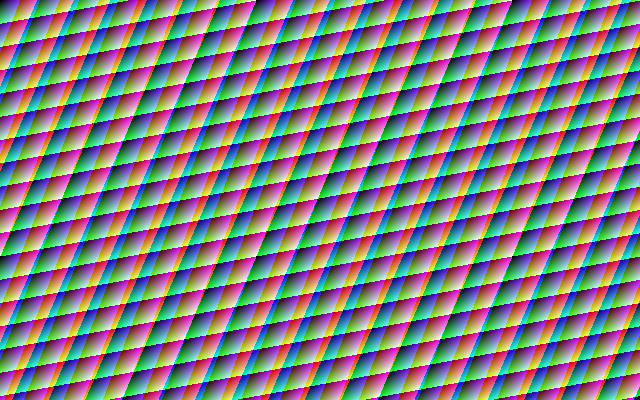
#> input picture ml/uploads/job10_test_image.png, 640 x 400 px
$ python -i image_analysis.py   (imports and definitions only)   (older library calls are emulated)
#> lines starting #> are read from the running program, lines starting #| are printed output that depends on the picture; after the words box and inside, x2 and y2 are one past the last pixel; in counts of white or black regions, pixels touching at a corner belong together
### backend/app/core/logging.py
"""Centralised logging configuration for PR•VISION.

Rules enforced here:
- Single structured console format, level driven by LOG_LEVEL.
- Never log API keys, passwords, tokens or other secrets (a redacting filter
  strips common secret-bearing patterns from every record).
"""
from __future__ import annotations

import logging
import re
import sys
from typing import Optional

_LOG_FORMAT = "%(asctime)s | %(levelname)-8s | %(name)s | %(message)s"
_DATE_FORMAT = "%Y-%m-%d %H:%M:%S"

# Patterns whose values must never appear in logs.
_SECRET_PATTERNS = [
    re.compile(r"(Bearer\s+)[A-Za-z0-9\-._~+/]+", re.IGNORECASE),
    re.compile(r"((?:api[_-]?key|access[_-]?token|client[_-]?secret|password|bearer)\s*[=:]\s*)\S+", re.IGNORECASE),
]


class SecretRedactingFilter(logging.Filter):
    """Defence-in-depth filter that masks secret-looking substrings."""

    # [12 lines left out: function filter, not called in this run]


_configured = False


# [18 lines left out: function configure_logging, not called in this run]


def get_logger(name: str) -> logging.Logger:
#> further down, picture is the input picture: PIL image 640x400 RGB; mean R, G, B 127.5, 127.5, 127.5
    return logging.getLogger(name)

### backend/app/media/image_analysis.py
"""Image forensics & OCR engine (spec #14, #15, #17, #18, #49, #50).

Pipeline: IMAGE -> preprocessing -> OCR -> text -> (claims handled upstream)

Detectors (all heuristic, all honest about limitations — spec #14 forbids
claiming definitive authenticity from these signals alone):
  * OCR            — pytesseract + OpenCV preprocessing (binarize, denoise, scale)
  * EXIF/metadata  — Pillow: camera, software, timestamps, GPS presence,
                     missing-metadata anomaly (screenshots/social re-encodes)
  * Manipulation   — OpenCV: error-level-style resave-difference, noise
                     inconsistency (local variance map), edge-sharpness
                     disparity, potential resampling hints
  * AI-generation  — pluggable: provider vision signal (sidecar) only when
                     available; heuristics never claim certainty (spec #18)
  * Screenshot UI  — platform-UI consistency cues + OCR text quality (spec #49)
"""
from __future__ import annotations

import hashlib
import io
import json
from dataclasses import dataclass, field
from typing import Any, Optional

from app.core.logging import get_logger

logger = get_logger("prvision.media.image")

try:
    import numpy as np
    import cv2
    HAS_CV = True
except Exception:  # pragma: no cover
    HAS_CV = False

from PIL import Image, ImageOps, ExifTags

Image.MAX_IMAGE_PIXELS = 50_000_000  # decompression-bomb guard


@dataclass
class ImageAnalysisResult:
    sha256: str
    size_bytes: int
    width: int
    height: int
    format: str
    ocr_text: str = ""
    ocr_confidence: Optional[float] = None
    ocr_word_count: int = 0
    exif: dict[str, Any] = field(default_factory=dict)
    metadata_anomalies: list[str] = field(default_factory=list)
    manipulation_signals: list[dict[str, Any]] = field(default_factory=list)
    manipulation_risk: Optional[float] = None
    ai_generation_signal: Optional[float] = None
    ai_signal_confidence: str = "LOW"
    ai_note: Optional[str] = None
    screenshot_hints: list[str] = field(default_factory=list)
    authenticity_note: str = ""
    detectors_run: list[str] = field(default_factory=list)

    # [105 lines left out: functions to_dict, _exif_extract, _analyze_metadata, _resave_difference, _noise_inconsistency, _edge_sharpness_disparity, not called in this run]


def _ocr(img_pil: Image.Image) -> tuple[str, Optional[float]]:
    try:
        import pytesseract
    except Exception:
        return "", None
    # preprocessing: grayscale → resize (min side 1000) → Otsu-like threshold
    img = img_pil.convert("L")
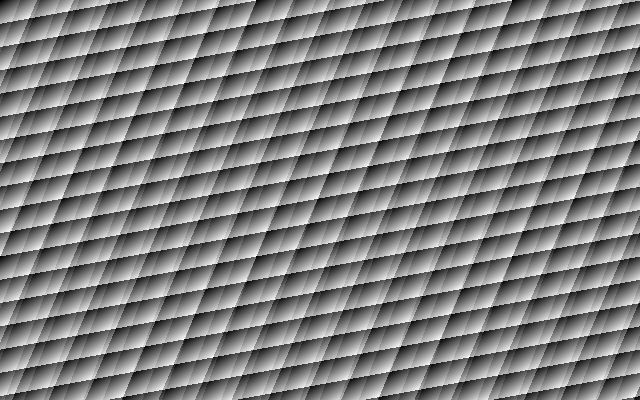
#> img: PIL image 640x400 L; min 0, max 252, mean 127.5
    w, h = img.size
#> w = 640; h = 400
    scale = max(1.0, 1000.0 / max(1.0, min(w, h)))
#> scale = 2.5
    if scale > 1.0:
        img = img.resize((int(w * scale), int(h * scale)), Image.LANCZOS)
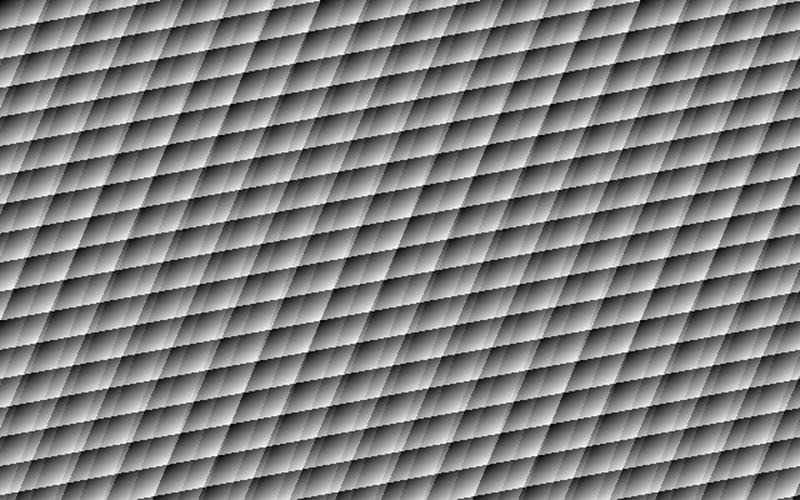
#> img: PIL image 1600x1000 L (shown at 1/2 size); min 0, max 255, mean 127.5
    try:
        if HAS_CV:
            arr = np.array(img)
            arr = cv2.fastNlMeansDenoising(arr, h=8)
            thr = cv2.threshold(arr, 0, 255, cv2.THRESH_BINARY + cv2.THRESH_OTSU)[1]
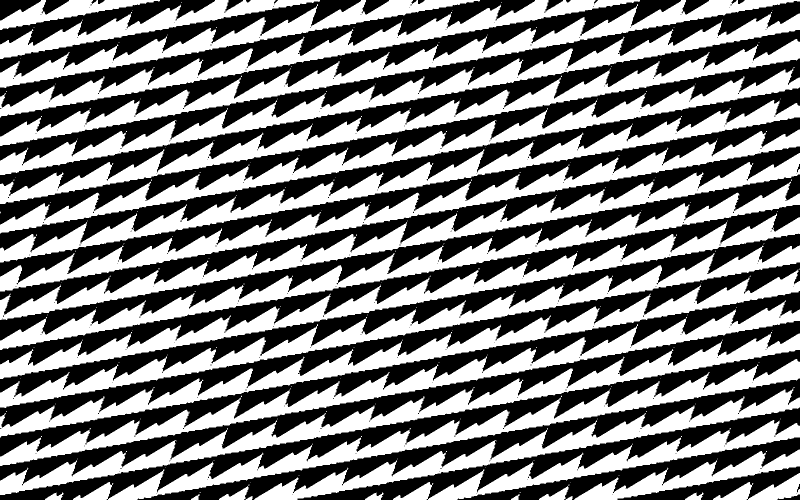
#> thr: shape (1000, 1600) (shown at 1/2 size); 50% white; 276 black regions (236 under 20 px), largest, box (x1, y1, x2, y2) and area: (0, 117, 1600, 449) 46634, (0, 582, 1600, 913) 46598, (0, 349, 1600, 681) 46592
#> (the run stopped early here; a loop or call above may not have finished)
